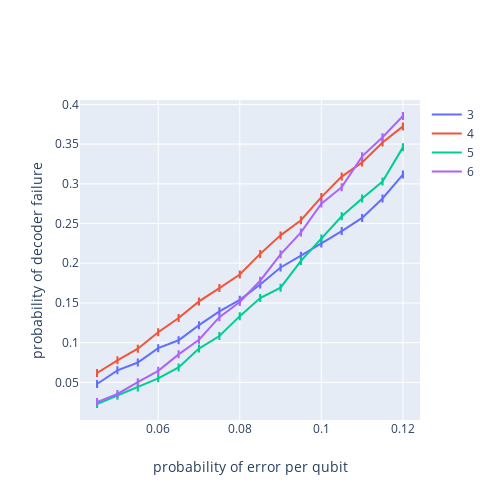

Here is the notebook cell this chart was saved with:
### Code cell
plot_plotly(x, y, [3,4,5,6], error)
